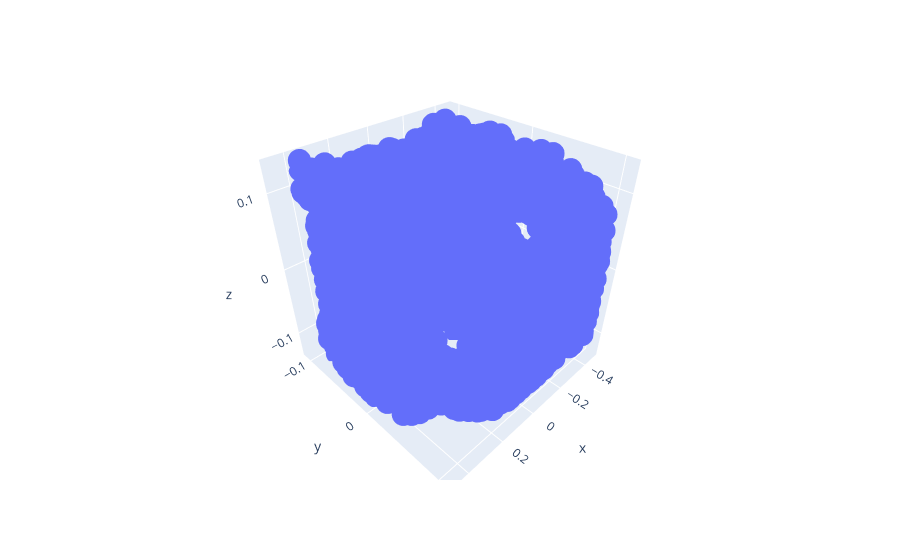

The code cell stored with this chart in its notebook:
### Code cell
def plot_3d(shape):
    '''This function create point 3d model from shape '''

    print('Number of data points',shape.x.shape[0])
    print('Type:',shape.category)
    
    x = shape.pos[:,0]
    y = shape.pos[:,1]
    z = shape.pos[:,2]

    fig = px.scatter_3d(x=x,y=y,z=z)
    fig.show()

plot_3d(data[1])

### Figure 1 — Plotly figure (JSON) as saved in the notebook; plotly's stock layout.template omitted (floating-point values rounded to 4 significant figures; data arrays with more than 128 entries replaced by an {"elided": "..."} marker saying what was removed)
{"data": [{"hovertemplate": "x=%{x}<br>y=%{y}<br>z=%{z}<extra></extra>", "legendgroup": "", "marker": {"color": "#636efa", "symbol": "circle"}, "mode": "markers", "name": "", "scene": "scene", "showlegend": false, "type": "scatter3d", "x": {"elided": "2535 float values"}, "y": {"elided": "2535 float values"}, "z": {"elided": "2535 float values"}}], "layout": {"legend": {"tracegroupgap": 0}, "margin": {"t": 60}, "scene": {"domain": {"x": [0, 1], "y": [0, 1]}, "xaxis": {"title": {"text": "x"}}, "yaxis": {"title": {"text": "y"}}, "zaxis": {"title": {"text": "z"}}}}}
